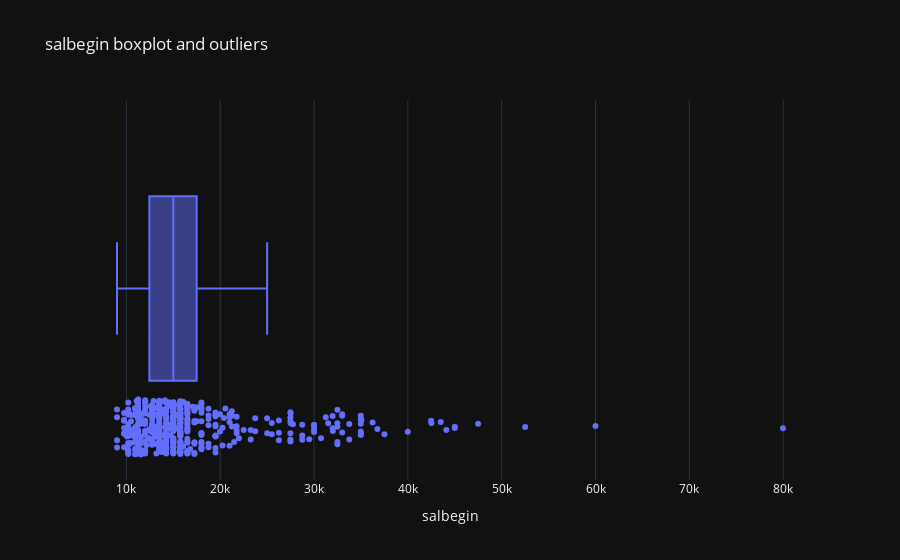

Notebook source saved alongside this figure:
### Markdown cell above
Via the natural logarithm, we also address the outlier problem.

### Code cell
px.box(df,x='salbegin',template='plotly_dark',points='all',title="salbegin boxplot and outliers")

### Figure 1 — Plotly figure (JSON) as saved in the notebook; plotly's stock layout.template omitted (floating-point values rounded to 4 significant figures; data arrays with more than 128 entries replaced by an {"elided": "..."} marker saying what was removed)
{"data": [{"alignmentgroup": "True", "boxpoints": "all", "hovertemplate": "salbegin=%{x}<extra></extra>", "legendgroup": "", "marker": {"color": "#636efa"}, "name": "", "notched": false, "offsetgroup": "", "orientation": "h", "showlegend": false, "type": "box", "x": {"elided": "473 int values"}, "x0": " ", "xaxis": "x", "y0": " ", "yaxis": "y"}], "layout": {"boxmode": "group", "legend": {"tracegroupgap": 0}, "title": {"text": "salbegin boxplot and outliers"}, "xaxis": {"anchor": "y", "domain": [0, 1], "title": {"text": "salbegin"}}, "yaxis": {"anchor": "x", "domain": [0, 1]}}}
